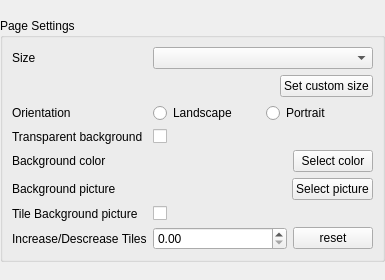
<?xml version="1.0" encoding="UTF-8"?>
<ui version="4.0">
 <class>LayoutWidget</class>
 <widget class="QWidget" name="LayoutWidget">
  <property name="geometry">
   <rect>
    <x>0</x>
    <y>0</y>
    <width>385</width>
    <height>280</height>
   </rect>
  </property>
  <property name="windowTitle">
   <string>Form</string>
  </property>
  <layout class="QVBoxLayout" name="verticalLayout">
   <property name="leftMargin">
    <number>0</number>
   </property>
   <property name="topMargin">
    <number>0</number>
   </property>
   <property name="rightMargin">
    <number>0</number>
   </property>
   <property name="bottomMargin">
    <number>0</number>
   </property>
   <item>
    <widget class="QGroupBox" name="groupBox">
     <property name="sizePolicy">
      <sizepolicy hsizetype="Preferred" vsizetype="Maximum">
       <horstretch>0</horstretch>
       <verstretch>0</verstretch>
      </sizepolicy>
     </property>
     <property name="title">
      <string>Page Settings</string>
     </property>
     <layout class="QGridLayout" name="gridLayout">
      <item row="8" column="1">
       <layout class="QHBoxLayout" name="horizontalLayout_3">
        <item>
         <widget class="QDoubleSpinBox" name="tileScaleFactorSpinBox"/>
        </item>
        <item>
         <widget class="QPushButton" name="resetTileScaleFactorPb">
          <property name="sizePolicy">
           <sizepolicy hsizetype="Maximum" vsizetype="Fixed">
            <horstretch>0</horstretch>
            <verstretch>0</verstretch>
           </sizepolicy>
          </property>
          <property name="text">
           <string>reset</string>
          </property>
         </widget>
        </item>
       </layout>
      </item>
      <item row="7" column="0">
       <widget class="QLabel" name="label_13">
        <property name="text">
         <string>Tile Background picture</string>
        </property>
       </widget>
      </item>
      <item row="5" column="0">
       <widget class="QLabel" name="label_11">
        <property name="text">
         <string>Background color</string>
        </property>
       </widget>
      </item>
      <item row="7" column="1">
       <widget class="QCheckBox" name="tiledBgCheckBox">
        <property name="text">
         <string/>
        </property>
       </widget>
      </item>
      <item row="3" column="1">
       <layout class="QHBoxLayout" name="horizontalLayout">
        <item>
         <widget class="QRadioButton" name="landscapeRadioBtn">
          <property name="text">
           <string>Landscape</string>
          </property>
         </widget>
        </item>
        <item>
         <widget class="QRadioButton" name="portraitRadioBtn">
          <property name="text">
           <string>Portrait</string>
          </property>
         </widget>
        </item>
       </layout>
      </item>
      <item row="4" column="1">
       <widget class="QCheckBox" name="transparentBgCheckBox">
        <property name="text">
         <string/>
        </property>
       </widget>
      </item>
      <item row="8" column="0">
       <widget class="QLabel" name="label_14">
        <property name="text">
         <string>Increase/Descrease Tiles</string>
        </property>
       </widget>
      </item>
      <item row="5" column="1">
       <layout class="QHBoxLayout" name="horizontalLayout_4">
        <item>
         <spacer name="horizontalSpacer_3">
          <property name="orientation">
           <enum>Qt::Horizontal</enum>
          </property>
          <property name="sizeHint" stdset="0">
           <size>
            <width>40</width>
            <height>20</height>
           </size>
          </property>
         </spacer>
        </item>
        <item>
         <widget class="QLabel" name="bgColorIndicator">
          <property name="text">
           <string/>
          </property>
         </widget>
        </item>
        <item>
         <widget class="QPushButton" name="backgroundColorPb">
          <property name="sizePolicy">
           <sizepolicy hsizetype="Maximum" vsizetype="Fixed">
            <horstretch>0</horstretch>
            <verstretch>0</verstretch>
           </sizepolicy>
          </property>
          <property name="text">
           <string>Select color</string>
          </property>
         </widget>
        </item>
       </layout>
      </item>
      <item row="0" column="0">
       <widget class="QLabel" name="label">
        <property name="text">
         <string>Size</string>
        </property>
       </widget>
      </item>
      <item row="4" column="0">
       <widget class="QLabel" name="label_10">
        <property name="text">
         <string>Transparent background</string>
        </property>
       </widget>
      </item>
      <item row="6" column="1">
       <layout class="QHBoxLayout" name="horizontalLayout_2">
        <item>
         <spacer name="horizontalSpacer_2">
          <property name="orientation">
           <enum>Qt::Horizontal</enum>
          </property>
          <property name="sizeHint" stdset="0">
           <size>
            <width>40</width>
            <height>20</height>
           </size>
          </property>
         </spacer>
        </item>
        <item>
         <widget class="QPushButton" name="backgroundImagePb">
          <property name="sizePolicy">
           <sizepolicy hsizetype="Maximum" vsizetype="Fixed">
            <horstretch>0</horstretch>
            <verstretch>0</verstretch>
           </sizepolicy>
          </property>
          <property name="text">
           <string>Select picture</string>
          </property>
         </widget>
        </item>
       </layout>
      </item>
      <item row="3" column="0">
       <widget class="QLabel" name="label_2">
        <property name="text">
         <string>Orientation</string>
        </property>
       </widget>
      </item>
      <item row="6" column="0">
       <widget class="QLabel" name="label_12">
        <property name="text">
         <string>Background picture</string>
        </property>
       </widget>
      </item>
      <item row="1" column="1">
       <layout class="QHBoxLayout" name="horizontalLayout_6">
        <item>
         <spacer name="horizontalSpacer">
          <property name="orientation">
           <enum>Qt::Horizontal</enum>
          </property>
          <property name="sizeHint" stdset="0">
           <size>
            <width>40</width>
            <height>20</height>
           </size>
          </property>
         </spacer>
        </item>
        <item>
         <widget class="QPushButton" name="pushButton">
          <property name="sizePolicy">
           <sizepolicy hsizetype="Maximum" vsizetype="Fixed">
            <horstretch>0</horstretch>
            <verstretch>0</verstretch>
           </sizepolicy>
          </property>
          <property name="text">
           <string>Set custom size</string>
          </property>
         </widget>
        </item>
       </layout>
      </item>
      <item row="0" column="1">
       <widget class="QComboBox" name="resolutionComboBox"/>
      </item>
     </layout>
    </widget>
   </item>
  </layout>
 </widget>
 <resources/>
 <connections/>
</ui>
